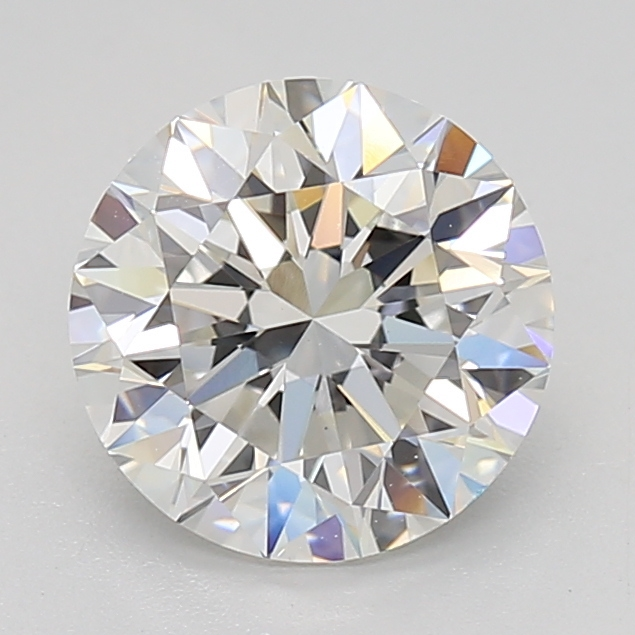
#> input picture bA1.jpg, 635 x 635 px
$ python dummy_1.py
#> lines starting #> are read from the running program, lines starting #| are printed output that depends on the picture
# Reflection padding with selective boundary blurring
import cv2
import numpy as np
import matplotlib.pyplot as plt
from PIL import Image

# Load the image
image_path = 'bA1.jpg'
img = cv2.imread(image_path)
#> img is the input picture: shape (635, 635, 3); mean B, G, R 195.3, 195.9, 196.9
# img_pil = Image.open("C:/Users/JAINAM/Downloads/d360/image_video_enhancer/input_images/bA1.jpg")

# Define padding sizes
reflection_padding1 = 50  # First round of reflection padding
reflection_padding2 = 50  # Second round of reflection padding

# Step 1: Apply the first reflection padding (50 pixels on all sides)
padded_img = cv2.copyMakeBorder(img, reflection_padding1, reflection_padding1, reflection_padding1, reflection_padding1, cv2.BORDER_REFLECT)
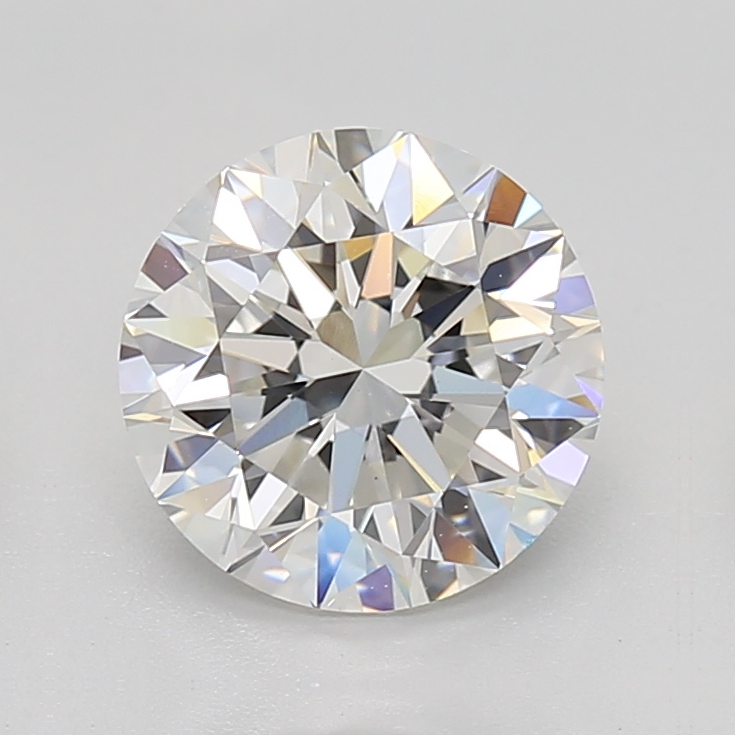
#> padded_img: shape (735, 735, 3); mean B, G, R 198.6, 199, 199.8

# Step 2: Apply a second reflection padding (20 pixels on all sides)
padded_img = cv2.copyMakeBorder(padded_img, reflection_padding2, reflection_padding2, reflection_padding2, reflection_padding2, cv2.BORDER_REFLECT)
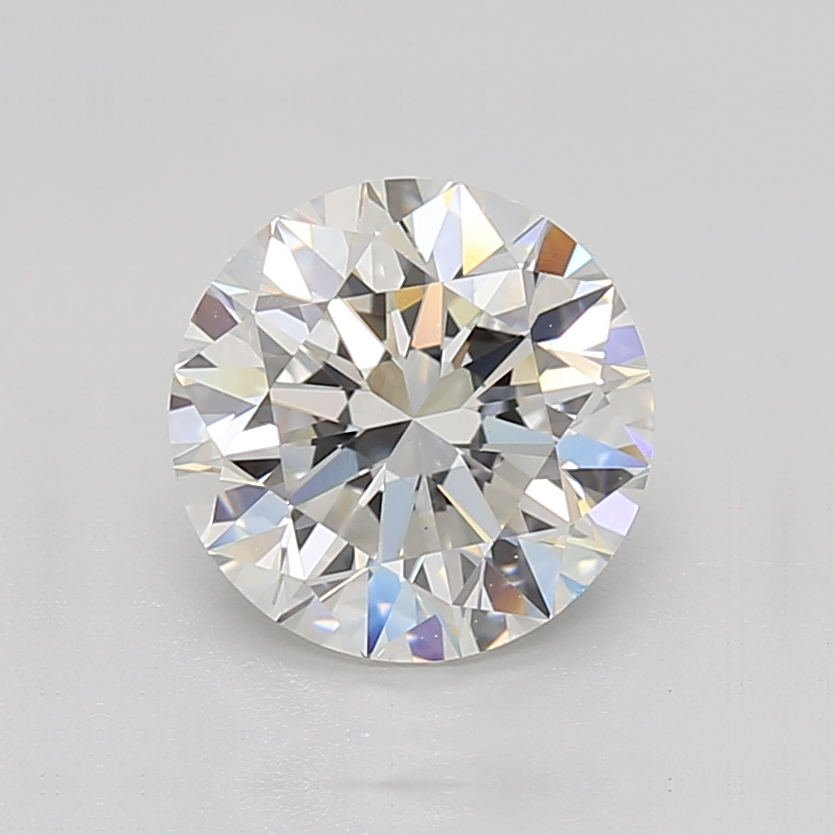
#> padded_img: shape (835, 835, 3); mean B, G, R 200.8, 201.1, 201.8

# Create a mask to define the boundary region where we want to blur (e.g., 10 pixels from the boundary)
blur_size = reflection_padding1+reflection_padding2-20  # Width of the boundary to blur
height, width, _ = padded_img.shape
#> height = 835; width = 835

# Define regions for blurring: top, bottom, left, right edges
mask = np.zeros_like(padded_img)

# Top boundary
mask[:blur_size, :] = 1
# Bottom boundary
mask[-blur_size:, :] = 1
# Left boundary
mask[:, :blur_size] = 1
# Right boundary
mask[:, -blur_size:] = 1

# Step 3: Apply Gaussian blur to the regions defined by the mask
blurred_region = cv2.GaussianBlur(padded_img, (7, 7), 2)

# Step 4: Combine the original image with the blurred regions using the mask
padded_img = np.where(mask == 1, blurred_region, padded_img)

# Display the final padded image
plt.imshow(cv2.cvtColor(padded_img, cv2.COLOR_BGR2RGB))
plt.axis('off')  # Hide the axis

# Step 5: Resize the padded image to 635x635 pixels
padded_img = cv2.resize(padded_img, (635, 635))
#> padded_img: shape (635, 635, 3)

# Optionally save the image
cv2.imwrite('padded_image_now_blurred.jpg', padded_img)

$ run again, with diamond_input_greayish_back.jpg copied over bA1.jpg
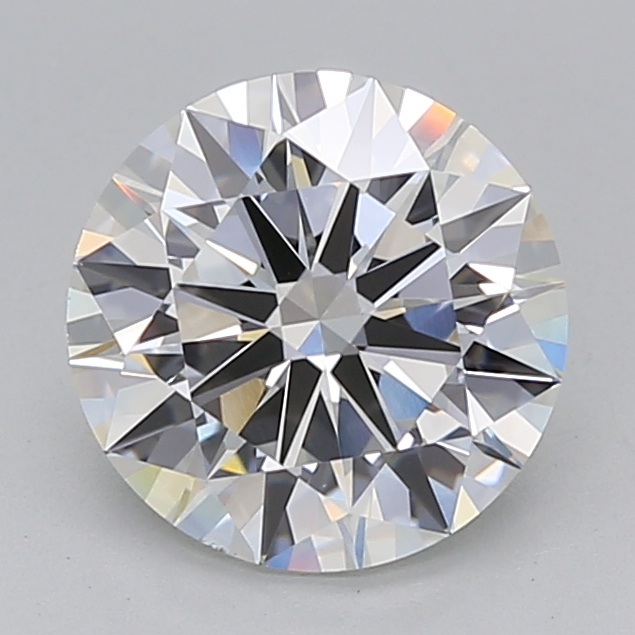
#> input picture diamond_input_greayish_back.jpg, 635 x 635 px
#> img is the input picture: shape (635, 635, 3); mean B, G, R 178.2, 174.5, 174.2
#> `padded_img = cv2.copyMakeBorder(img, reflection_padding1, reflection_p..`:
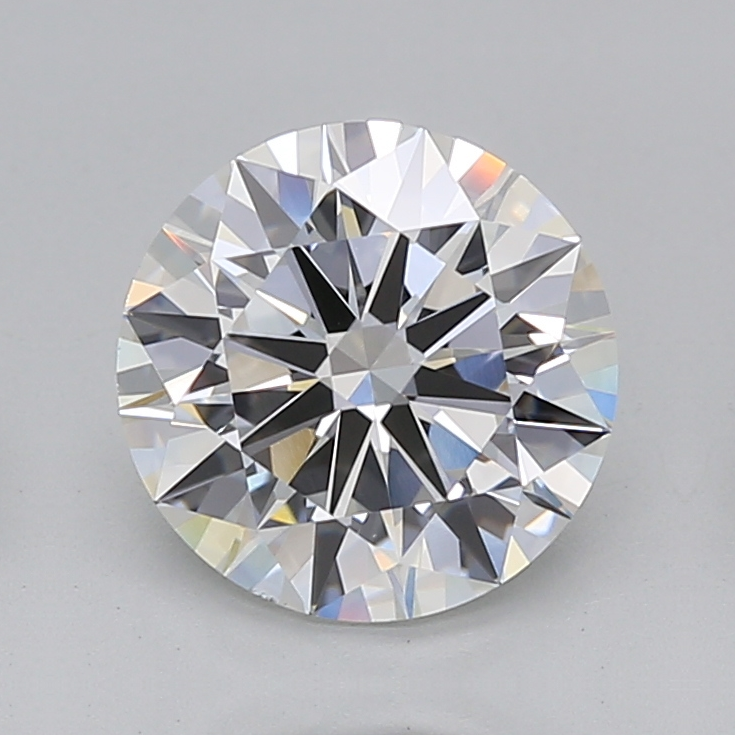
#> padded_img: shape (735, 735, 3); mean B, G, R 182.2, 178.4, 177.9
#> `padded_img = cv2.copyMakeBorder(padded_img, reflection_padding2, refle..`:
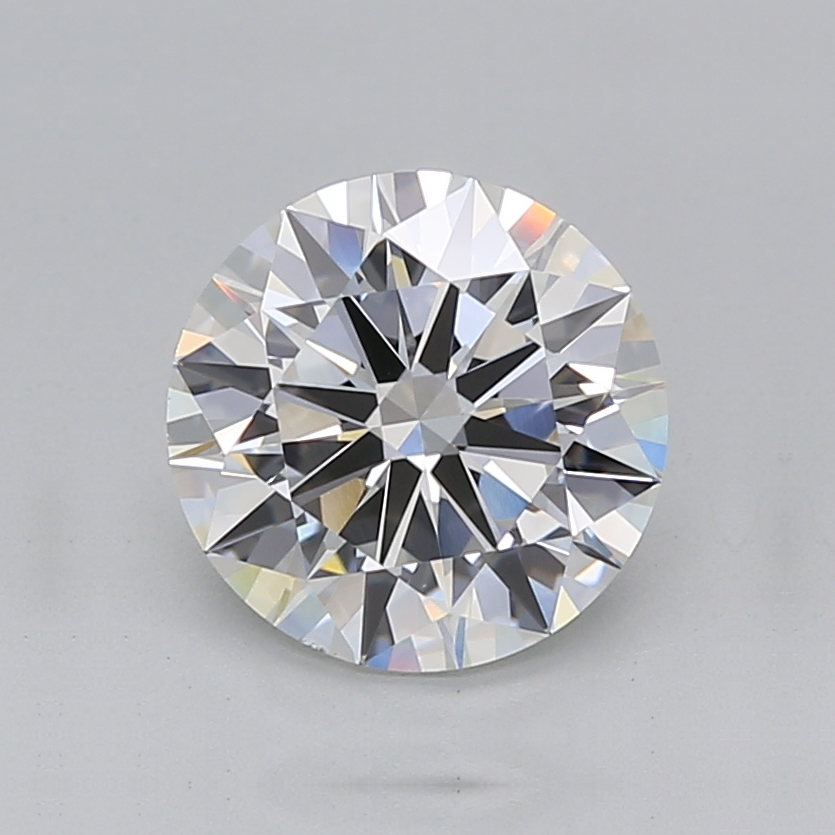
#> padded_img: shape (835, 835, 3); mean B, G, R 184.8, 181, 180.5
